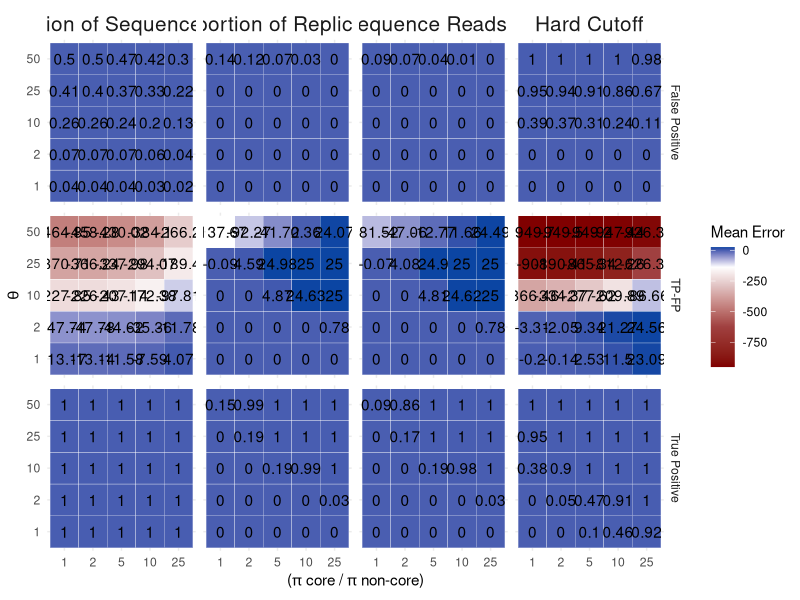
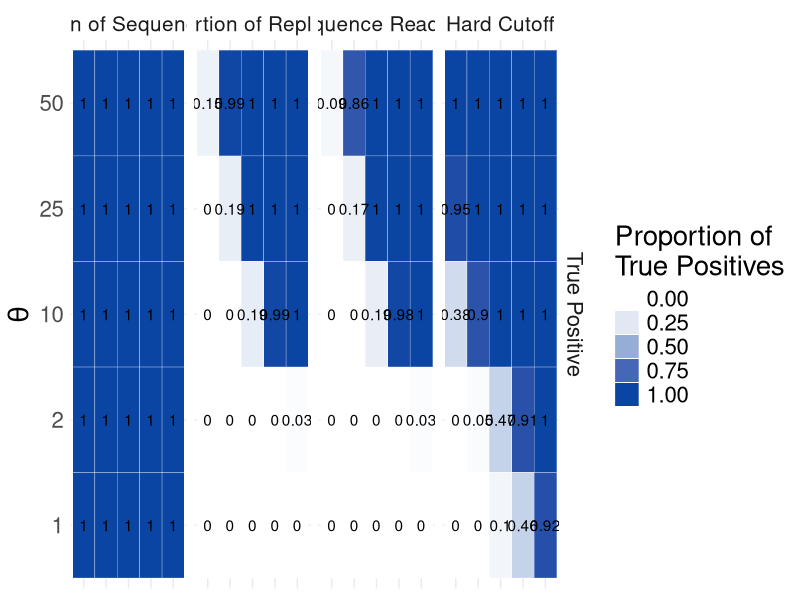
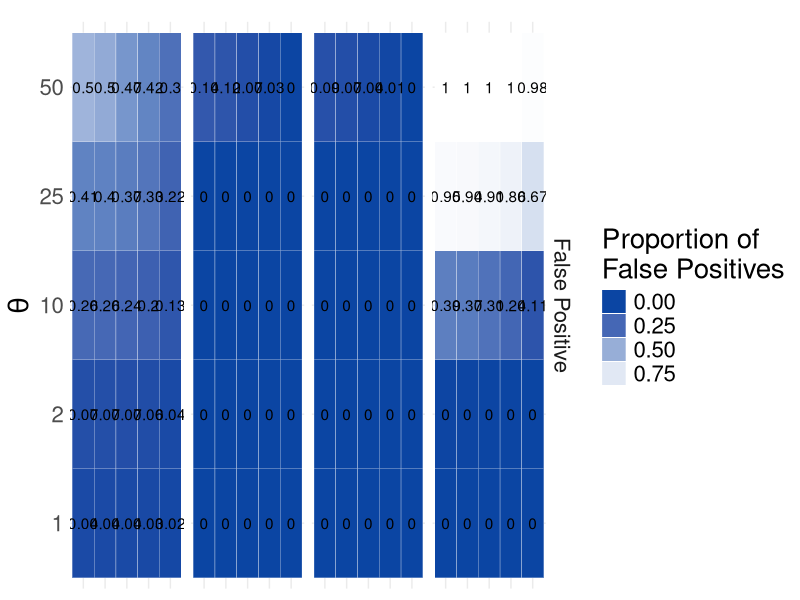

Reproduce these figures in R, in order. (Note: this script raises an error after producing the figures.)
## ---- chunk 1
library(MCMCpack)
library(tidyverse)
library(ggplot2)
library(RColorBrewer)
library(gridExtra)
library(tidyverse)
## ---- chunk 2
# set the structure of our simlulated taxa table (not proritions of taxa, just rows by columns and expected core)
ntaxa<-1000
ncore<-25
nsites<-50
nreads<-2e06
nsims<-250
## ---- chunk 3
corenoncoreratio<-c(1,2,5,10,25)
p.core<-corenoncoreratio/(ntaxa - ncore + corenoncoreratio*ncore)
p.noncore<-( 1-(p.core*ncore) )/ (ntaxa - ncore)

theta<-c(1, 2, 10, 25, 50) #intensity parameter
## ---- chunk 4
## do a set of simulations across input parameter values and number of replicates ------
## set up the storage of input and output for the 25 simulation conditions
## quantify TP (true positives) and FP (false positives)
sim.df<- data.frame(expand.grid(corenoncoreratio=corenoncoreratio, theta=theta), 
                   p.core=rep(p.core, length(theta)), 
                   p.noncore=rep(p.noncore, length(theta)),
                   HardCut_TP= numeric(length(p.core) * length(theta)),
                   PropRead_TP = numeric(length(p.core) * length(theta)),
                   PropReps_TP = numeric(length(p.core) * length(theta)),
                   PropReadReps_TP = numeric(length(p.core) * length(theta)),
                   HardCut_FP= numeric(length(p.core) * length(theta)),
                   PropRead_FP = numeric(length(p.core) * length(theta)),
                   PropReps_FP = numeric(length(p.core) * length(theta)),
                   PropReadReps_FP = numeric(length(p.core) * length(theta)),
                   HardCut_FP_num= numeric(length(p.core) * length(theta)),
                   PropRead_FP_num = numeric(length(p.core) * length(theta)),
                   PropReps_FP_num = numeric(length(p.core) * length(theta)),
                   PropReadReps_FP_num = numeric(length(p.core) * length(theta)),
                   HardCut_TP_num= numeric(length(p.core) * length(theta)),
                   PropRead_TP_num = numeric(length(p.core) * length(theta)),
                   PropReps_TP_num = numeric(length(p.core) * length(theta)),
                   PropReadReps_TP_num = numeric(length(p.core) * length(theta))
)

#error2.5 = numeric(length(p.core) * length(theta)),
#error97.5 = numeric(length(p.core) * length(theta)))
#sim.df
## ---- chunk 5
for(trt in 1:(nrow(sim.df))){
  
  # create empty vectors to store output for each method for every simulation
  tmp.err.HardCutTP <-  numeric(nsims)
  tmp.err.PropReadTP <- numeric(nsims)
  tmp.err.PropRepsTP <- numeric(nsims)
  tmp.err.PropReadRepsTP <- numeric(nsims)
  tmp.err.HardCutFP <-  numeric(nsims)
  tmp.err.PropReadFP <- numeric(nsims)
  tmp.err.PropRepsFP <- numeric(nsims)
  tmp.err.PropReadRepsFP <- numeric(nsims)
  #tmp.err.HardCutTP_num <-  numeric(nsims)
  #tmp.err.PropReadTP_num <- numeric(nsims)
  #tmp.err.PropRepsTP_num <- numeric(nsims)
  #tmp.err.PropReadRepsTP_num <- numeric(nsims)
  #tmp.err.HardCutFP_num <-  numeric(nsims)
  #tmp.err.PropReadFP_num <- numeric(nsims)
  #tmp.err.PropRepsFP_num <- numeric(nsims)
  #tmp.err.PropReadRepsFP_num <- numeric(nsims)
  for(i in 1:nsims){
    # create a single OTU table for all four methods to be compared against
    replicateSim <- round(rdirichlet(nsites, c(rep(sim.df$p.core[trt] * sim.df$theta[trt], ncore), 
                                               rep(sim.df$p.noncore[trt] * sim.df$theta[trt], ntaxa-ncore))) * nreads)
    
    # find true and false positives
    # true positives are those that meet in the criterion in the first 1:ncore taxa.  The remaining taxa are not part of the core, so any taxa meeting the criterion in that set are false positives
    
    # hard cut off method
    # tmp.err.HardCut[i] <-  sum(colSums((replicateSim >= 25)) >= 5) - ncore
    tmp.err.HardCutTP[i] <-  sum((colSums((replicateSim >= 25)) >= 5)[1:ncore])
    tmp.err.HardCutFP[i] <-  sum((colSums((replicateSim >= 25)) >= 5)[(ncore+1):ntaxa])
    
    # Prop reads
    #tmp.err.PropRead[i] <- sum(cumsum(sort(colSums(replicateSim)/sum(rowSums(replicateSim))))>=0.25)  - ncore
    tmp.err.PropReadTP[i] <- sum((cumsum(sort(colSums(replicateSim)/sum(rowSums(replicateSim)), decreasing = T))<= 0.75)[1:ncore])
    tmp.err.PropReadFP[i] <- sum((cumsum(sort(colSums(replicateSim)/sum(rowSums(replicateSim)), decreasing = T))<= 0.75)[(ncore+1):ntaxa])  
    
    # Prop Reps
    #tmp.err.PropReps[i] <- sum(colSums(replicateSim)>10*nrow(replicateSim))  - ncore
    #Sites in rows, otus in Columns
    tmp.err.PropRepsTP[i] <- sum((colSums(replicateSim>0) >= (0.5 * nsites))[1:ncore])  
    tmp.err.PropRepsFP[i] <- sum((colSums(replicateSim>0) >= (0.5 * nsites))[(ncore+1):ntaxa])   
    
    # Proportion of reps and reads
    #tmp.err.PropReadReps[i] <- sum((colSums(replicateSim>0) >= (0.5 * nsites)) & (colSums(replicateSim) >= sum(replicateSim) * 1/1000) )  - ncore
    tmp.err.PropReadRepsTP[i] <- sum(((colSums(replicateSim>0) >= (0.5 * nsites)) & (colSums(replicateSim) >= sum(replicateSim) * 1/1000) )[1:ncore]) 
    tmp.err.PropReadRepsFP[i] <- sum(((colSums(replicateSim>0) >= (0.5 * nsites)) & (colSums(replicateSim) >= sum(replicateSim) * 1/1000) )[(ncore+1):ntaxa]) 
  }
  
  # fill the dataframe from the chunk above with these values for later plotting
  sim.df$HardCut_TP[trt] <- mean(tmp.err.HardCutTP) / ncore
  sim.df$PropRead_TP[trt] <- mean(tmp.err.PropReadTP) / ncore
  sim.df$PropReps_TP[trt] <- mean(tmp.err.PropRepsTP) / ncore
  sim.df$PropReadReps_TP[trt] <- mean(tmp.err.PropReadRepsTP) / ncore
  
  sim.df$HardCut_FP[trt] <- mean(tmp.err.HardCutFP) / (ntaxa - ncore)
  sim.df$PropRead_FP[trt] <- mean(tmp.err.PropReadFP) / (ntaxa - ncore)
  sim.df$PropReps_FP[trt] <- mean(tmp.err.PropRepsFP) / (ntaxa - ncore)
  sim.df$PropReadReps_FP[trt] <- mean(tmp.err.PropReadRepsFP) / (ntaxa - ncore)
  
  sim.df$HardCut_TP_num[trt] <- mean(tmp.err.HardCutTP) 
  sim.df$PropRead_TP_num[trt] <- mean(tmp.err.PropReadTP) 
  sim.df$PropReps_TP_num[trt] <- mean(tmp.err.PropRepsTP) 
  sim.df$PropReadReps_TP_num[trt] <- mean(tmp.err.PropReadRepsTP) 
  
  sim.df$HardCut_FP_num[trt] <- mean(tmp.err.HardCutFP) 
  sim.df$PropRead_FP_num[trt] <- mean(tmp.err.PropReadFP) 
  sim.df$PropReps_FP_num[trt] <- mean(tmp.err.PropRepsFP) 
  sim.df$PropReadReps_FP_num[trt] <- mean(tmp.err.PropReadRepsFP)
}
## ---- chunk 6
myPalette <- c("#800000", "#A04040", "#DFBFBF", "#ffffff", "#0b45a3")
myPalette2 <- c("#ffffff", "#C2D1E8", "#678BC6", "#0b45a3")
myPalette3 <- c("#ffffff", "#C2D1E8")
## ---- chunk 7
sim.df$HardCut_ratio <- sim.df$HardCut_TP_num - sim.df$HardCut_FP_num
sim.df$PropRead_ratio <- sim.df$PropRead_TP_num - sim.df$PropRead_FP_num
sim.df$PropReps_ratio <- sim.df$PropReps_TP_num - sim.df$PropReps_FP_num
sim.df$PropReadReps_ratio <- sim.df$PropReadReps_TP_num - sim.df$PropReadReps_FP_num
## ---- chunk 8
sim.df_all <- sim.df %>%
  gather(method, mean, c(5:8, 9:12, 21:24)) %>%
  separate(method, into = c('method', 'error'), sep = "_")

unique(sim.df_all$method)

sim.df_all$method <- as.factor(sim.df_all$method)
sim.df_all$error <- as.factor(sim.df_all$error)

sim.df_all <- sim.df_all %>%
  mutate(method = factor(method, levels = c("HardCut"  ,    "PropRead"   ,  "PropReps"   ,  "PropReadReps"
  ), labels = c("Hard Cutoff", "Proportion of Sequence Reads", "Proportion of Replicates", "Proportion of Sequence Reads and Replicates")))

unique(sim.df_all$error)
# I had the code so that we can split on the underscore, then create this error column for if the values are
# FP, TF, of TP but I don't think this works given the new names in the column?
sim.df_all <- sim.df_all %>%
  mutate(error = factor(error, levels = c("FP", "ratio", "TP"), labels = c("False Positive", "TP-FP", "True Positive")))

# By factoring the methods (ordered factor) we can plot them in the order we want rather than alphabetically
sim.df_all$method <- factor(sim.df_all$method, 
                            levels = c("Proportion of Sequence Reads", 
                                       "Proportion of Replicates", 
                                       "Proportion of Sequence Reads and Replicates", 
                                       "Hard Cutoff"))

ggplot(sim.df_all, aes(x = as.factor(corenoncoreratio), y = as.factor(theta))) +
  geom_tile(aes(fill = mean), colour = "white") +
  facet_grid(error~method) +
  theme(legend.text=element_text(size=2)) +
  theme_minimal() +
  scale_fill_gradientn(colours = myPalette, values = scales::rescale(c(-0.5, 0, .5, .75, 1))) +
  geom_text(aes(label = round(sim.df_all$mean, digits = 2))) +
  labs(x = expression(paste("(", pi, " core / ", pi, " non-core)")),
       y = expression(paste(theta)),
       fill = "Mean Error") +
  theme(strip.text.x = element_text(size = 15))
## ---- chunk 9
tp <- sim.df_all %>%
  filter(sim.df_all$error == "True Positive")

ggplot(tp, aes(x = as.factor(corenoncoreratio), y = as.factor(theta))) +
  geom_tile(aes(fill = mean), colour = "white") +
  facet_grid(error~method) +
  theme(legend.text=element_text(size=2)) +
  theme_minimal() +
  scale_fill_gradientn(colours = myPalette2, values = scales::rescale(c(-1000, -500, -25,0, 100, 500, 1000))) +
  geom_text(aes(label = round(tp$mean, digits = 2))) +
   labs(x = expression(paste("(", pi, " core / ", pi, " non-core)")),
       y = expression(paste(theta)),
       fill = "Mean Error") +
  theme(strip.text.x = element_text(size = 15)) +
    theme(axis.title.x=element_blank(),
        axis.text.x=element_blank(),
        axis.ticks.x=element_blank()) +
    theme(text = element_text(size = 20)) + guides(fill=guide_legend(title="Proportion of\nTrue Positives"))
## ---- chunk 10
fp <- sim.df_all %>%
  filter(sim.df_all$error == "False Positive")

ggplot(fp, aes(x = as.factor(corenoncoreratio), y = as.factor(theta))) +
  geom_tile(aes(fill = mean), colour = "white") +
  facet_grid(error~method) +
  theme(legend.text=element_text(size=2)) +
  theme_minimal() +
    scale_fill_gradientn(colours = myPalette2, values = scales::rescale(c(1000, 500, 25,0, -100, -500, -1000))) +
  geom_text(aes(label = round(fp$mean, digits = 2))) +
   labs(x = expression(paste("(", pi, " core / ", pi, " non-core)")),
       y = expression(paste(theta)),
       fill = "Mean Error") +
  theme(strip.text.x = element_text(size = 0)) +
    theme(axis.title.x=element_blank(),
        axis.text.x=element_blank(),
        axis.ticks.x=element_blank()) +
    theme(text = element_text(size = 20)) + guides(fill=guide_legend(title="Proportion of\nFalse Positives"))
## ---- chunk 11
tf <- sim.df_all %>%
  filter(sim.df_all$error == "TP-FP")

breaks <- c(-900, -400, 0, 25)

tf_plot <- ggplot(tf, aes(x = as.factor(corenoncoreratio), y = as.factor(theta))) +
  geom_tile(aes(fill = mean), colour = "white") +
  facet_grid(error~method) +
  theme(legend.text=element_text(size=2)) +
  theme_minimal() +
  scale_fill_gradientn(colours = myPalette, breaks = breaks) +
  geom_text(aes(label = round(tf$mean, digits = 2))) +
   labs(x = expression(paste("(", pi, " core / ", pi, " non-core)")),
       y = expression(paste(theta)),
       fill = "Mean Error") +
  theme(strip.text.x = element_text(size = 0)) +
  theme(text = element_text(size = 20)) + guides(fill=guide_legend(title="TP-FP"))
## ---- chunk 12
g <- cowplot::plot_grid(tp_plot, fp_plot, tf_plot, labels=c("a)", "b)", "c)"), 
                        ncol = 1, nrow = 3, label_size = 30)
ggsave(file="Fig1.pdf", g, width = 25, height = 15) #saves g
